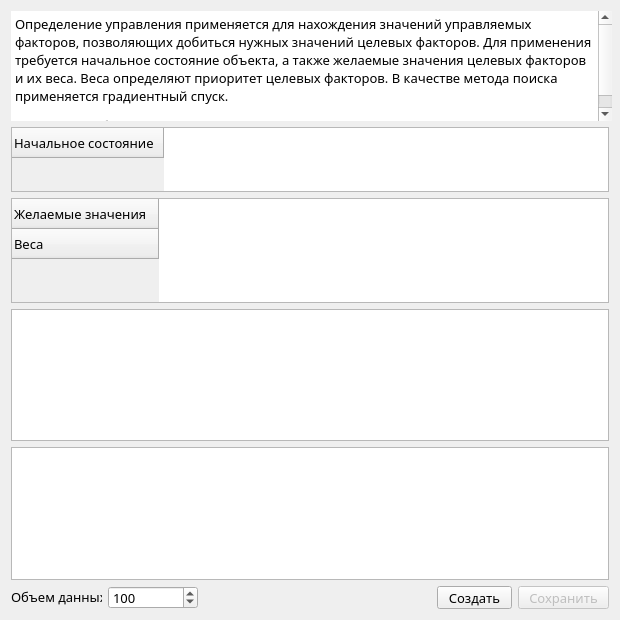
<?xml version="1.0" encoding="UTF-8"?>
<ui version="4.0">
 <class>ControlForm</class>
 <widget class="QWidget" name="ControlForm">
  <property name="geometry">
   <rect>
    <x>0</x>
    <y>0</y>
    <width>620</width>
    <height>620</height>
   </rect>
  </property>
  <property name="minimumSize">
   <size>
    <width>620</width>
    <height>620</height>
   </size>
  </property>
  <property name="font">
   <font>
    <family>Franklin Gothic Medium</family>
    <pointsize>10</pointsize>
   </font>
  </property>
  <property name="windowTitle">
   <string>Определение управления</string>
  </property>
  <property name="windowIcon">
   <iconset resource="../icons/forms_resources.qrc">
    <normaloff>:/icons/control.png</normaloff>:/icons/control.png</iconset>
  </property>
  <layout class="QVBoxLayout" name="verticalLayout">
   <item>
    <widget class="QTextBrowser" name="textBrowser">
     <property name="minimumSize">
      <size>
       <width>601</width>
       <height>110</height>
      </size>
     </property>
     <property name="maximumSize">
      <size>
       <width>16777215</width>
       <height>110</height>
      </size>
     </property>
     <property name="frameShape">
      <enum>QFrame::NoFrame</enum>
     </property>
     <property name="frameShadow">
      <enum>QFrame::Plain</enum>
     </property>
     <property name="html">
      <string>&lt;!DOCTYPE HTML PUBLIC &quot;-//W3C//DTD HTML 4.0//EN&quot; &quot;http://www.w3.org/TR/REC-html40/strict.dtd&quot;&gt;
&lt;html&gt;&lt;head&gt;&lt;meta name=&quot;qrichtext&quot; content=&quot;1&quot; /&gt;&lt;style type=&quot;text/css&quot;&gt;
p, li { white-space: pre-wrap; }
&lt;/style&gt;&lt;/head&gt;&lt;body style=&quot; font-family:'Franklin Gothic Medium'; font-size:10pt; font-weight:400; font-style:normal;&quot;&gt;
&lt;p style=&quot; margin-top:12px; margin-bottom:12px; margin-left:0px; margin-right:0px; -qt-block-indent:0; text-indent:0px;&quot;&gt;&lt;img src=&quot;:/icons/help.png&quot; width=&quot;15&quot; height=&quot;16&quot; style=&quot;vertical-align: top;&quot; /&gt;&lt;span style=&quot; vertical-align:top;&quot;&gt;Определение управления применяется для нахождения значений управляемых факторов, позволяющих добиться нужных значений целевых факторов. Для применения требуется начальное состояние объекта, а также желаемые значения целевых факторов и их веса. Веса определяют приоритет целевых факторов. В качестве метода поиска применяется градиентный спуск.&lt;/span&gt;&lt;/p&gt;
&lt;p style=&quot; margin-top:12px; margin-bottom:12px; margin-left:0px; margin-right:0px; -qt-block-indent:0; text-indent:0px;&quot;&gt;Позволяет работать &lt;span style=&quot; text-decoration: underline;&quot;&gt;с количественными и порядковыми факторами&lt;/span&gt;.&lt;/p&gt;&lt;/body&gt;&lt;/html&gt;</string>
     </property>
    </widget>
   </item>
   <item>
    <widget class="QTableWidget" name="tableWidget">
     <property name="minimumSize">
      <size>
       <width>0</width>
       <height>65</height>
      </size>
     </property>
     <property name="maximumSize">
      <size>
       <width>16777215</width>
       <height>65</height>
      </size>
     </property>
     <row>
      <property name="text">
       <string>Начальное состояние</string>
      </property>
     </row>
    </widget>
   </item>
   <item>
    <widget class="QTableWidget" name="tableTargeted">
     <property name="minimumSize">
      <size>
       <width>0</width>
       <height>105</height>
      </size>
     </property>
     <property name="maximumSize">
      <size>
       <width>16777215</width>
       <height>105</height>
      </size>
     </property>
     <row>
      <property name="text">
       <string>Желаемые значения</string>
      </property>
     </row>
     <row>
      <property name="text">
       <string>Веса</string>
      </property>
     </row>
    </widget>
   </item>
   <item>
    <widget class="QTableView" name="tableView"/>
   </item>
   <item>
    <widget class="QTextBrowser" name="textResults"/>
   </item>
   <item>
    <layout class="QHBoxLayout" name="horizontalLayout">
     <item>
      <widget class="QLabel" name="label">
       <property name="minimumSize">
        <size>
         <width>91</width>
         <height>16</height>
        </size>
       </property>
       <property name="maximumSize">
        <size>
         <width>91</width>
         <height>16</height>
        </size>
       </property>
       <property name="text">
        <string>Объем данных</string>
       </property>
      </widget>
     </item>
     <item>
      <widget class="QSpinBox" name="spinBox">
       <property name="minimumSize">
        <size>
         <width>90</width>
         <height>23</height>
        </size>
       </property>
       <property name="minimum">
        <number>10</number>
       </property>
       <property name="maximum">
        <number>10000</number>
       </property>
       <property name="value">
        <number>100</number>
       </property>
      </widget>
     </item>
     <item>
      <spacer name="horizontalSpacer_2">
       <property name="orientation">
        <enum>Qt::Horizontal</enum>
       </property>
       <property name="sizeHint" stdset="0">
        <size>
         <width>40</width>
         <height>20</height>
        </size>
       </property>
      </spacer>
     </item>
     <item>
      <widget class="QPushButton" name="btnCreate">
       <property name="minimumSize">
        <size>
         <width>75</width>
         <height>23</height>
        </size>
       </property>
       <property name="maximumSize">
        <size>
         <width>75</width>
         <height>23</height>
        </size>
       </property>
       <property name="text">
        <string>Создать</string>
       </property>
       <property name="icon">
        <iconset resource="../icons/forms_resources.qrc">
         <normaloff>:/icons/btn_ok_200.png</normaloff>:/icons/btn_ok_200.png</iconset>
       </property>
      </widget>
     </item>
     <item>
      <widget class="QPushButton" name="btnSave">
       <property name="enabled">
        <bool>false</bool>
       </property>
       <property name="minimumSize">
        <size>
         <width>91</width>
         <height>23</height>
        </size>
       </property>
       <property name="maximumSize">
        <size>
         <width>91</width>
         <height>23</height>
        </size>
       </property>
       <property name="text">
        <string>Сохранить</string>
       </property>
       <property name="icon">
        <iconset resource="../icons/forms_resources.qrc">
         <normaloff>:/icons/save.png</normaloff>:/icons/save.png</iconset>
       </property>
      </widget>
     </item>
    </layout>
   </item>
  </layout>
 </widget>
 <resources>
  <include location="../icons/forms_resources.qrc"/>
 </resources>
 <connections/>
</ui>
